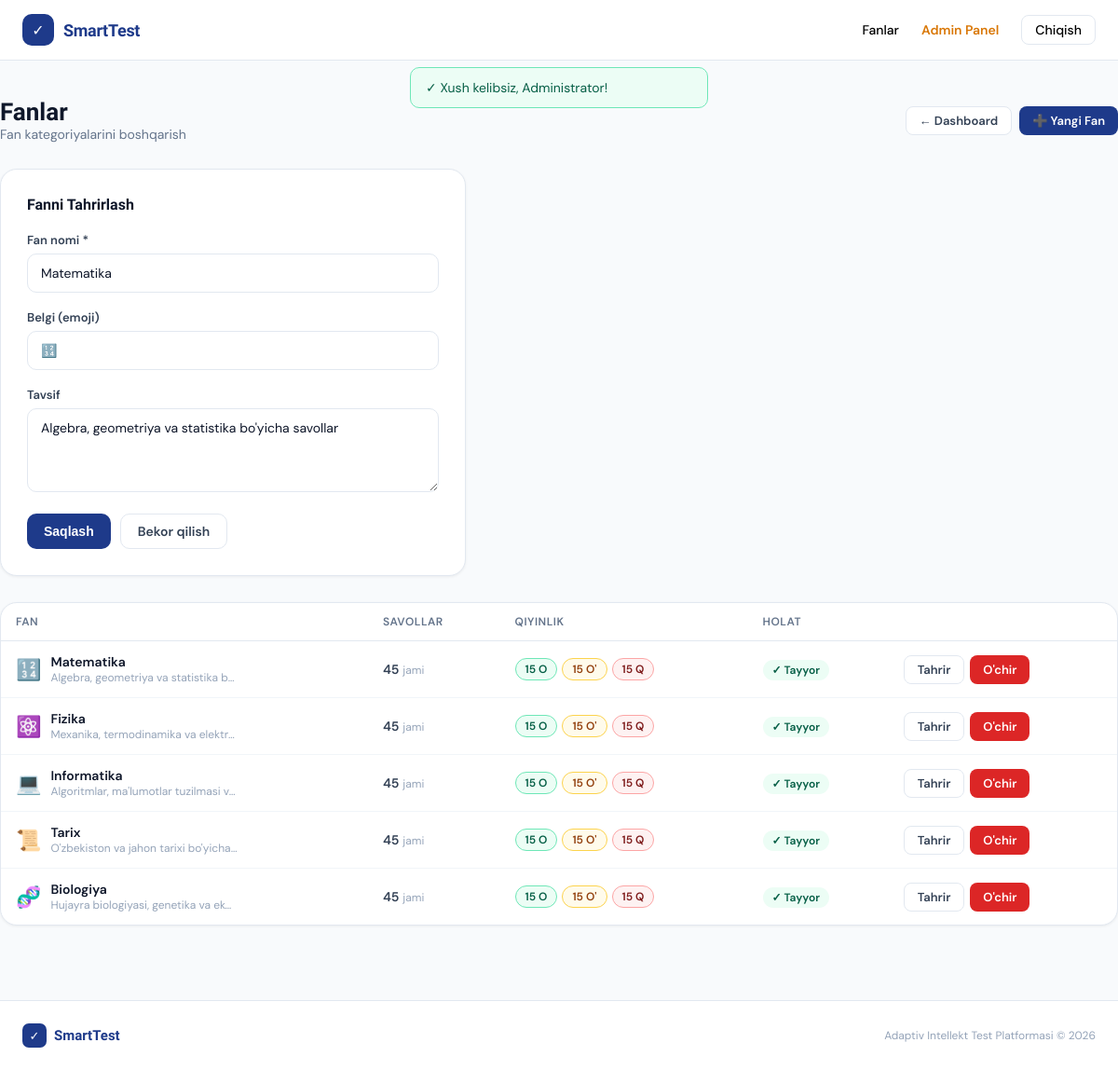
Page /subjects.php?action=edit&id=1 (signed in) on the committed database.
### tables this page shows
CREATE TABLE `subjects` (
  `id`          INT UNSIGNED NOT NULL AUTO_INCREMENT,
  `name`        VARCHAR(150) NOT NULL,
  `icon`        VARCHAR(20)  NOT NULL DEFAULT '📚',
  `description` TEXT,
  `created_at`  TIMESTAMP DEFAULT CURRENT_TIMESTAMP,
  PRIMARY KEY (`id`)
);

### config.php (called while the page is built, shortened)
<?php
function db(): PDO {
    static $pdo = null;
    if ($pdo === null) {
        try {
            $dsn = sprintf(
                'mysql:host=%s;dbname=%s;charset=%s',
                DB_HOST, DB_NAME, DB_CHARSET
            );
            $pdo = new PDO($dsn, DB_USER, DB_PASS, [
                PDO::ATTR_ERRMODE            => PDO::ERRMODE_EXCEPTION,
                PDO::ATTR_DEFAULT_FETCH_MODE => PDO::FETCH_ASSOC,
                PDO::ATTR_EMULATE_PREPARES   => false,
            ]);
        } catch (PDOException $e) {
            die('
<div style="font-family:system-ui;max-width:560px;margin:60px auto;padding:32px;
            background:#FEF2F2;border:1px solid #FECACA;border-radius:16px">
  <h2 style="color:#DC2626;margin:0 0 12px">❌ Database ulanmadi</h2>
  <p style="color:#7F1D1D;margin:0 0 8px">Xato: ' . htmlspecialchars($e->getMessage()) . '</p>
  <p style="color:#991B1B;margin:0;font-size:14px">
    <b>config.php</b> faylidagi DB_HOST, DB_NAME, DB_USER, DB_PASS ni tekshiring.
  </p>
</div>');
        }
    }
    return $pdo;
}
function h(string $str): string {
    return htmlspecialchars($str, ENT_QUOTES, 'UTF-8');
}

### subjects.php (the view, shortened to what this page needs)
<?php
require_once '../config.php';
$action = $_GET['action'] ?? 'list';
$subjects = db()->query("SELECT s.*,COUNT(q.id) as q_count, SUM(q.difficulty=1) as easy_q, SUM(q.difficulty=2) as medium_q, SUM(q.difficulty=3) as hard_q FROM subjects s LEFT JOIN questions q ON q.subject_id=s.id GROUP BY s.id ORDER BY s.id")->fetchAll();
$editSubject = null;
if($action==='edit' && isset($_GET['id'])) {
    $st = db()->prepare("SELECT * FROM subjects WHERE id=?");
    $st->execute([(int)$_GET['id']]);
    $editSubject = $st->fetch();
}
include '../includes/header.php';
?>
<div class="container page">
  <div style="display:flex;align-items:center;justify-content:space-between;margin-bottom:28px;flex-wrap:wrap;gap:12px">
    <div>
      <h1 style="font-size:26px;font-weight:700;color:#0F172A">Fanlar</h1>
      <p style="color:#64748B;font-size:14px">Fan kategoriyalarini boshqarish</p>
    </div>
    <div style="display:flex;gap:8px">
      <a href="index.php" class="btn btn-secondary btn-sm">← Dashboard</a>
      <a href="?action=create" class="btn btn-primary btn-sm">➕ Yangi Fan</a>
    </div>
  </div>
  <?php if($action==='create' || $action==='edit'): ?>
  <div class="card" style="padding:28px;max-width:500px;margin-bottom:28px">
    <h3 style="font-size:16px;font-weight:600;color:#0F172A;margin-bottom:20px">
      <?= $action==='edit' ? 'Fanni Tahrirlash' : 'Yangi Fan Qo\'shish' ?>
    </h3>
    <form method="POST">
      <div class="form-group">
        <label class="form-label">Fan nomi *</label>
        <input type="text" name="name" class="form-input" placeholder="Matematika" value="<?= h($editSubject['name'] ?? '') ?>" required>
      </div>
      <div class="form-group">
        <label class="form-label">Belgi (emoji)</label>
        <input type="text" name="icon" class="form-input" placeholder="📚" maxlength="10" value="<?= h($editSubject['icon'] ?? '📚') ?>">
      </div>
      <div class="form-group">
        <label class="form-label">Tavsif</label>
        <textarea name="description" class="form-textarea" placeholder="Fan haqida qisqacha..."><?= h($editSubject['description'] ?? '') ?></textarea>
      </div>
      <div style="display:flex;gap:10px">
        <button type="submit" class="btn btn-primary"><?= $action==='edit' ? 'Saqlash' : 'Qo\'shish' ?></button>
        <a href="subjects.php" class="btn btn-secondary">Bekor qilish</a>
      </div>
    </form>
  </div>
  <?php endif; ?>
  <div class="card" style="overflow:hidden">
    <table class="table">
      <thead><tr>
        <th>Fan</th><th>Savollar</th><th>Qiyinlik</th><th>Holat</th><th></th>
      </tr></thead>
      <tbody>
      <?php foreach($subjects as $s): ?>
      <tr>
        <td>
          <div style="display:flex;align-items:center;gap:10px">
            <span style="font-size:22px"><?= h($s['icon']) ?></span>
            <div>
              <div style="font-weight:600;color:#0F172A"><?= h($s['name']) ?></div>
              <div style="font-size:12px;color:#94A3B8;max-width:200px;overflow:hidden;text-overflow:ellipsis;white-space:nowrap"><?= h($s['description'] ?? '') ?></div>
            </div>
          </div>
        </td>
        <td><span style="font-weight:600"><?= (int)$s['q_count'] ?></span> <span style="color:#94A3B8;font-size:12px">jami</span></td>
        <td>
          <div style="display:flex;gap:5px;flex-wrap:wrap">
            <span class="badge badge-easy"><?= (int)$s['easy_q'] ?> O</span>
            <span class="badge badge-medium"><?= (int)$s['medium_q'] ?> O'</span>
            <span class="badge badge-hard"><?= (int)$s['hard_q'] ?> Q</span>
          </div>
        </td>
        <td>
          <?php if($s['q_count']>=30): ?>
          <span style="background:#ECFDF5;color:#065F46;padding:3px 10px;border-radius:20px;font-size:12px;font-weight:600">✓ Tayyor</span>
          <?php else: ?>
          <span style="background:#FFFBEB;color:#92400E;padding:3px 10px;border-radius:20px;font-size:12px;font-weight:600">⚠ Kam</span>
          <?php endif; ?>
        </td>
        <td>
          <div style="display:flex;gap:6px">
            <a href="?action=edit&id=<?= $s['id'] ?>" class="btn btn-secondary btn-sm">Tahrir</a>
            <a href="?action=delete&id=<?= $s['id'] ?>" class="btn btn-danger btn-sm" onclick="return confirm('<?= h($s['name']) ?> fani va barcha savollarini o\'chirasizmi?')">O'chir</a>
          </div>
        </td>
      </tr>
      <?php endforeach; ?>
      </tbody>
    </table>
  </div>
</div>
<?php include '../includes/footer.php'; ?>

### header.php (style rules this page uses)
* { margin:0;padding:0;box-sizing:border-box }
body { font-family:'DM Sans',sans-serif;background:#F8FAFC;color:#0F172A;min-height:100vh }
h1,h2,h3,h4 { font-family:'Sora',sans-serif }
.btn { display:inline-flex;align-items:center;gap:8px;padding:9px 18px;border-radius:10px;font-size:14px;font-weight:600;text-decoration:none;border:none;cursor:pointer;transition:all .2s }
.btn-primary { background:#1E3A8A;color:#fff }
.btn-secondary { background:#fff;color:#334155;border:1.5px solid #E2E8F0 }
.btn-danger { background:#DC2626;color:#fff }
.btn-sm { padding:6px 14px;font-size:13px;border-radius:8px }
.card { background:#fff;border-radius:18px;border:1px solid #E2E8F0;box-shadow:0 1px 3px rgba(0,0,0,.06) }
.form-group { margin-bottom:18px }
.form-label { display:block;font-size:13px;font-weight:600;color:#334155;margin-bottom:6px }
.form-input,.form-select,.form-textarea { width:100%;padding:11px 14px;border:1.5px solid #E2E8F0;border-radius:10px;font-size:14px;font-family:'DM Sans',sans-serif;color:#0F172A;background:#fff;transition:border-color .2s,box-shadow .2s;outline:none }
.form-textarea { resize:vertical;min-height:90px }
.badge { display:inline-flex;align-items:center;padding:3px 10px;border-radius:20px;font-size:12px;font-weight:600 }
.badge-easy { background:#ECFDF5;color:#065F46;border:1px solid #6EE7B7 }
.badge-medium { background:#FFFBEB;color:#92400E;border:1px solid #FCD34D }
.badge-hard { background:#FEF2F2;color:#7F1D1D;border:1px solid #FCA5A5 }
.table { width:100%;border-collapse:collapse;font-size:14px }
.table th { text-align:left;padding:12px 16px;font-size:12px;font-weight:600;color:#64748B;text-transform:uppercase;letter-spacing:.5px;border-bottom:1px solid #E2E8F0 }
.table td { padding:13px 16px;border-bottom:1px solid #F1F5F9;color:#334155;vertical-align:middle }
.table tr:last-child td { border-bottom:none }
.container { max-width:1200px;margin:0 auto;padding:0 24px }
.page { padding:40px 0 80px }

### rows in the picture
subjects: name "Matematika", icon "🔢", description "Algebra, geometriya va statistika bo'yicha savollar", description "Algebra, geometriya va statistika b…", q_count "45", easy_q "15", medium_q "15", hard_q "15"
subjects: icon "⚛️", name "Fizika", description "Mexanika, termodinamika va elektr…", q_count "45", easy_q "15", medium_q "15", hard_q "15"
subjects: icon "💻", name "Informatika", description "Algoritmlar, ma'lumotlar tuzilmasi v…", q_count "45", easy_q "15", medium_q "15", hard_q "15"
subjects: icon "📜", name "Tarix", description "O'zbekiston va jahon tarixi bo'yicha…", q_count "45", easy_q "15", medium_q "15", hard_q "15"
subjects: icon "🧬", name "Biologiya", description "Hujayra biologiyasi, genetika va ek…", q_count "45", easy_q "15", medium_q "15", hard_q "15"

### other values in the picture
$s "Xush kelibsiz, Administrator!"
